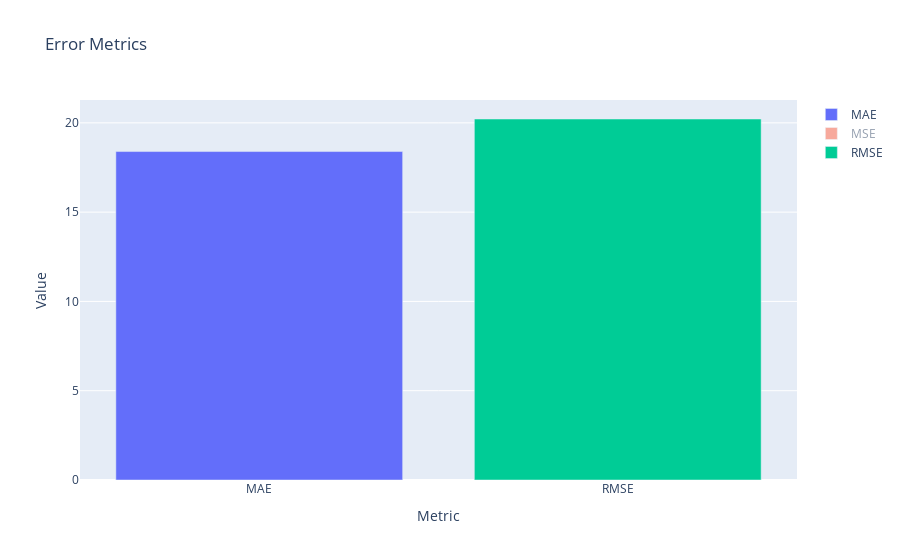

The code cell stored with this chart in its notebook:
### Code cell
# Let's plot the ARIMA error metrics
 hata_arima = {
    'Metrics': ['MAE', 'MSE', 'RMSE'],
    'Values': [mae_arima, mse_arima, rmse_arima]
}

# Her bir metrik için bir go.Bar oluşturup bir listeye ekleyin
traces_arima = [go.Bar(x=[metric], y=[value], name=metric) for metric, value in zip(hata_arima['Metrics'], hata_arima['Values'])]

# go.Figure ile grafiği oluşturun
fig = go.Figure(data=traces_arima)
fig.update_layout(
    title='Error Metrics',
    xaxis_title='Metric',
    yaxis_title='Value',
    showlegend=True  # Efsaneyi göster
)

# Grafiği göster
fig.show()

### Figure 1 — Plotly figure (JSON) as saved in the notebook; plotly's stock layout.template omitted (floating-point values rounded to 4 significant figures)
{"data": [{"name": "MAE", "type": "bar", "x": ["MAE"], "y": [18.39]}, {"name": "MSE", "type": "bar", "visible": "legendonly", "x": ["MSE"], "y": [408.7]}, {"name": "RMSE", "type": "bar", "x": ["RMSE"], "y": [20.22]}], "layout": {"autosize": true, "showlegend": true, "title": {"text": "Error Metrics"}, "xaxis": {"autorange": true, "range": [-0.5, 1.5], "title": {"text": "Metric"}, "type": "category"}, "yaxis": {"autorange": true, "range": [0, 21.28], "title": {"text": "Value"}, "type": "linear"}}}
